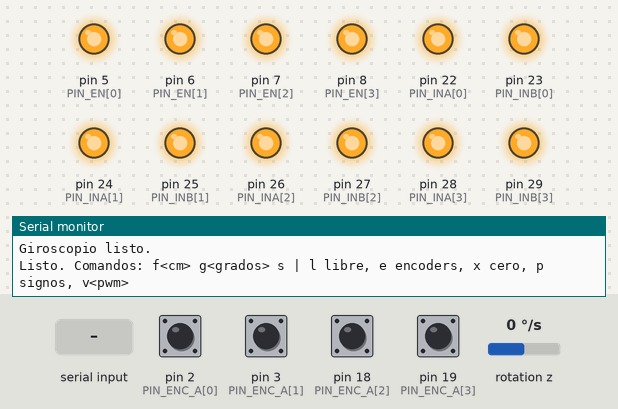
A program run on a simulated Arduino Mega 2560, built with avr-gcc and run on an emulated ATmega2560. On the bench: output pins drawn as LEDs (lit = HIGH), the last lines printed to the serial monitor. Wiring (inferred from the names in the program): MPU-6050 motion sensor at I2C address 0x68. The test bench sets the inputs (shaded band); at power-on: pin 2 (PIN_ENC_A[0]), pin 3 (PIN_ENC_A[1]), pin 18 (PIN_ENC_A[2]), pin 19 (PIN_ENC_A[3]) HIGH, rotation z 0 °/s.

Above: at 2.2 s.
2.3 s: "p\n" received over Serial
At 4.1 s:
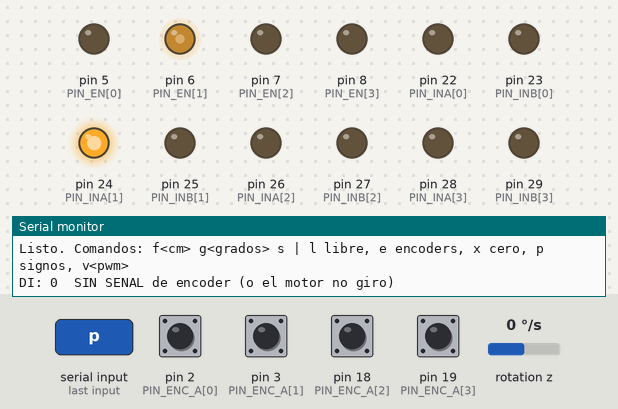
5.3 s: "f90\n" received over Serial
At 8.0 s:
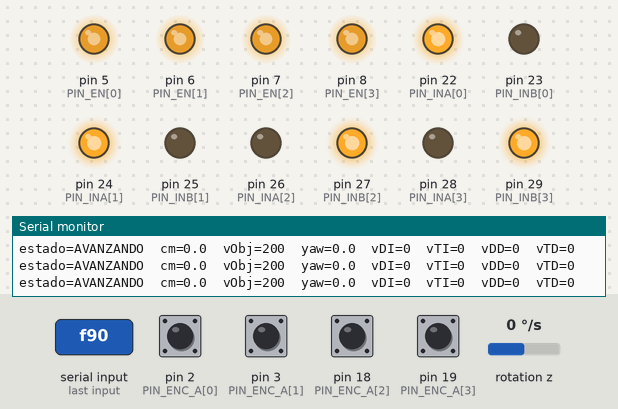
8.3 s: "g90\n" received over Serial
At 8.9 s:
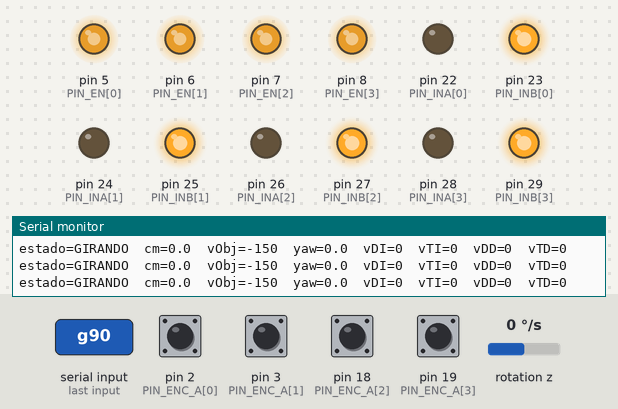
9.8 s: rotation z set to 100 °/s
At 11.9 s:
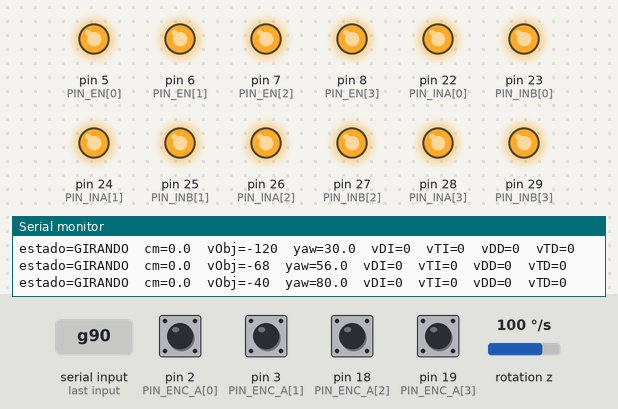
12.2 s: "g,45\n" received over Serial
At 13.1 s:
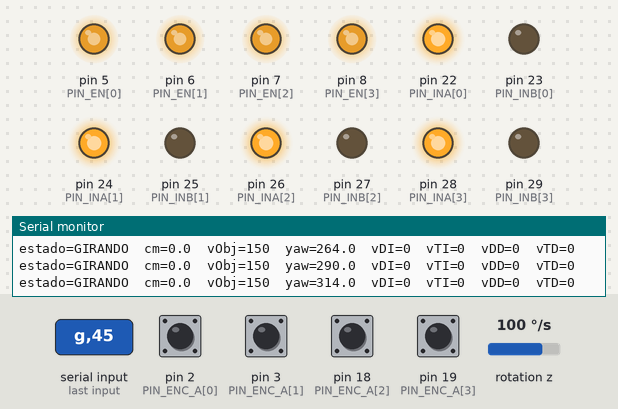
13.7 s: rotation z set to -100 °/s
At 17.5 s:
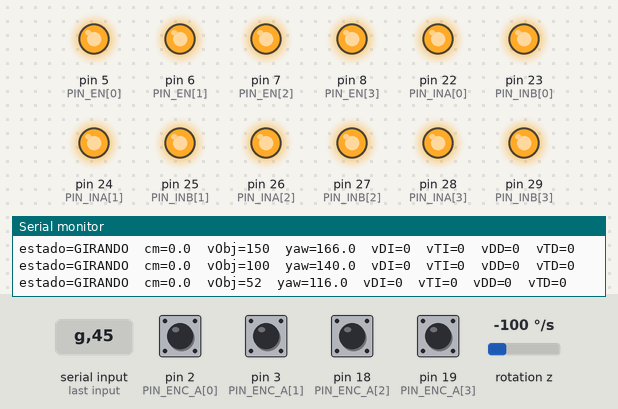
Timing chart, 0 to 17.7 s (numbered marks = the images above; inputs shaded):
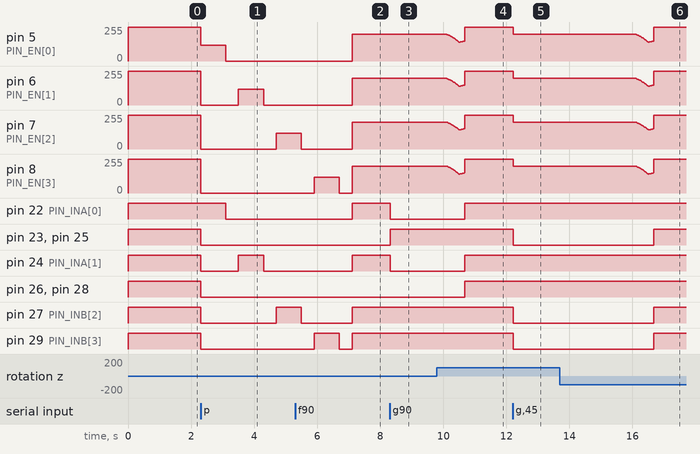

The program:

main.cpp
```cpp
#include <Arduino.h>
#include <Wire.h>
#include "config.h"
#include "pid.h"

Parametros P;

enum Estado : uint8_t { DETENIDO, AVANZANDO, GIRANDO, LIBRE };
Estado estado = DETENIDO;

//Encoders
volatile long cuentas[NUM_MOTORES] = { 0, 0, 0, 0 }; //Pulsos por encoder de motor
int8_t signoEnc[NUM_MOTORES]; //Signos + - por motor

uint32_t tInicioMov = 0;   // para el tiempo máximo de seguridad

// Cada que canal A cambia de estado se ejecuta
static inline void flancoEncoder(uint8_t i) {
  bool a = digitalRead(PIN_ENC_A[i]); //Leer canal A de encoder i
  bool b = digitalRead(PIN_ENC_B[i]); //Leer canal B de encoder i
  cuentas[i] += (a != b) ? signoEnc[i] : -signoEnc[i]; //Invertir a partir de signo y comparar encoders
}
void isrDI() { flancoEncoder(M_DI); }
void isrTI() { flancoEncoder(M_TI); }
void isrDD() { flancoEncoder(M_DD); }
void isrTD() { flancoEncoder(M_TD); }

// Proporciona fuente confiable de cuanto han girado los motores
void leerCuentas(long out[NUM_MOTORES]) {
  noInterrupts();
  for (uint8_t i = 0; i < NUM_MOTORES; i++) out[i] = cuentas[i];
  interrupts();
}

//Leer HIGH hasta que haya cambios
void iniciarEncoders() {
  for (uint8_t i = 0; i < NUM_MOTORES; i++) {
    pinMode(PIN_ENC_A[i], INPUT_PULLUP);
    pinMode(PIN_ENC_B[i], INPUT_PULLUP);
    signoEnc[i] = ENCODER_INVERTIDO[i] ? -1 : 1;
  }

  // Cada que canal A cambia de estado se ejecuta para ver posicion
  attachInterrupt(digitalPinToInterrupt(PIN_ENC_A[M_DI]), isrDI, CHANGE);
  attachInterrupt(digitalPinToInterrupt(PIN_ENC_A[M_TI]), isrTI, CHANGE);
  attachInterrupt(digitalPinToInterrupt(PIN_ENC_A[M_DD]), isrDD, CHANGE);
  attachInterrupt(digitalPinToInterrupt(PIN_ENC_A[M_TD]), isrTD, CHANGE);
}

//Motores
void iniciarMotores() {
  for (uint8_t i = 0; i < NUM_MOTORES; i++) {
    pinMode(PIN_INA[i], OUTPUT);
    pinMode(PIN_INB[i], OUTPUT);
    pinMode(PIN_EN[i], OUTPUT);
  }
}

// u con signo + = adelante pero si tiene - = atras
void motorAplicar(uint8_t i, float u) {
  if (MOTOR_INVERTIDO[i]) u = -u;
  int pwm = constrain((int)(fabs(u) + 0.5f), 0, (int)P.maxPwm); //Quedarse dentro de un rango de pwm
  if (pwm == 0) {
    //Giro sin resistencia
    digitalWrite(PIN_INA[i], LOW);
    digitalWrite(PIN_INB[i], LOW);
  } else if (u > 0) {
    //Giro con sentido
    digitalWrite(PIN_INA[i], HIGH);
    digitalWrite(PIN_INB[i], LOW);
  } else {
    //Giro con sentido contrario
    digitalWrite(PIN_INA[i], LOW);
    digitalWrite(PIN_INB[i], HIGH);
  }
  analogWrite(PIN_EN[i], pwm);
}

void frenarTodos() {
  for (uint8_t i = 0; i < NUM_MOTORES; i++) {
    digitalWrite(PIN_INA[i], HIGH);
    digitalWrite(PIN_INB[i], HIGH);
    analogWrite(PIN_EN[i], 255);   // freno activo, corriente se opne a su mov
  }
}

// Rueda libre: sin freno, para poder girar las ruedas con la mano
void soltarTodos() {
  for (uint8_t i = 0; i < NUM_MOTORES; i++) motorAplicar(i, 0);
}

//MPU eje z -- REVISAR
float yaw = 0;         // grados, continuo
float sesgoGz = 0;     // sesgo del giroscopio en cuentas crudas
bool imuOk = false;

void mpuEscribir(uint8_t reg, uint8_t val) {
  Wire.beginTransmission(MPU_DIRECCION);
  Wire.write(reg);
  Wire.write(val);
  Wire.endTransmission();
}

bool mpuLeerGiroZ(int16_t &gz) {
  Wire.beginTransmission(MPU_DIRECCION);
  Wire.write(0x47);   // GYRO_ZOUT_H
  if (Wire.endTransmission(false) != 0) return false;
  if (Wire.requestFrom((uint8_t)MPU_DIRECCION, (uint8_t)2) != 2) return false;
  uint8_t alto = Wire.read();
  uint8_t bajo = Wire.read();
  gz = (int16_t)((alto << 8) | bajo);
  return true;
}

bool mpuIniciar() {
  Wire.begin();
  Wire.setClock(400000);
  Wire.setWireTimeout(3000, true);   // si el ruido de motores traba el bus, no se cuelga
  mpuEscribir(0x6B, 0x01);   // PWR_MGMT_1: despertar
  delay(50);
  mpuEscribir(0x1A, 0x03);   // CONFIG: filtro pasa-bajas ~44Hz (quita vibracion de motores)
  mpuEscribir(0x1B, 0x08);   // GYRO_CONFIG: rango +-500 grados/s
  delay(50);
  int16_t prueba;
  return mpuLeerGiroZ(prueba);
}

// Robot QUIETO al llamar esto: promedia el giroscopio para hallar su sesgo.
void calibrarGiroscopio() {
  if (!imuOk) return;
  Serial.println(F("Calibrando giroscopio... no muevan el robot."));
  float suma = 0;
  int validas = 0;
  for (int k = 0; k < 300; k++) {
    int16_t gz;
    if (mpuLeerGiroZ(gz)) { suma += gz; validas++; }
    delay(3);
  }
  if (validas > 0) sesgoGz = suma / validas;
  yaw = 0;
  Serial.println(F("Giroscopio listo."));
}

void actualizarIMU(float dt) {
  if (!imuOk || dt > 0.1f) return;
  int16_t gz;
  if (!mpuLeerGiroZ(gz)) return;
  float velGrados = (gz - sesgoGz) / GIRO_LSB_POR_GPS * YAW_SIGNO;
  yaw += velGrados * dt;
}

//Lazos de control
//Crear objetos PID
PID pidVel[NUM_MOTORES];
PID pidRumbo;
PID pidGiro;

float velMedida[NUM_MOTORES]   = { 0, 0, 0, 0 };   // velocidad real por rueda en mm/s
float velObjetivo[NUM_MOTORES] = { 0, 0, 0, 0 };   // target por rueda en mm/s
long cuentasPrevias[NUM_MOTORES] = { 0, 0, 0, 0 }; //conteo del encoder de la lectura pasada

float yawObjetivo = 0;
float vBase = 0;
float distObjetivoMM = 0;
long cuentasInicio[NUM_MOTORES];

void aplicarParametros() {
  for (uint8_t i = 0; i < NUM_MOTORES; i++)
    pidVel[i].configurar(P.velKp, P.velKi, 0.0f, P.maxPwm, P.velIntMax);
  pidRumbo.configurar(P.rumboKp, P.rumboKi, P.rumboKd, P.rumboMax, P.rumboMax * 0.5f);
  pidGiro.configurar(P.giroKp, 0.0f, P.giroKd, P.giroMax, 0.0f);
}

//Retroalimentacion aplicada a los 4 PID, cada 20ms
void medirVelocidades(float dt) {
  long c[NUM_MOTORES];
  leerCuentas(c);
  for (uint8_t i = 0; i < NUM_MOTORES; i++) {
    float v = (c[i] - cuentasPrevias[i]) * MM_POR_TICK / dt;
    cuentasPrevias[i] = c[i];
    velMedida[i] += P.velFiltro * (v - velMedida[i]);
  }
}

void lazoVelocidad(float objIzq, float objDer, float dt) {
  velObjetivo[M_DI] = velObjetivo[M_TI] = objIzq;
  velObjetivo[M_DD] = velObjetivo[M_TD] = objDer;
  for (uint8_t i = 0; i < NUM_MOTORES; i++) {
    float obj = velObjetivo[i];
    float ff = 0;
    if (obj > 0.5f)       ff =   P.pwmArranque[i] + P.ffGanancia[i] * obj;
    else if (obj < -0.5f) ff = -(P.pwmArranque[i] - P.ffGanancia[i] * obj);
    float u = pidVel[i].calcular(obj, velMedida[i], dt, ff);
    motorAplicar(i, u);
  }
}

// Cuánto ha avanzado el robot desde que empezó el movimiento actual promediando los 4 encoders
float recorridoMM() {
  long c[NUM_MOTORES];
  leerCuentas(c);
  float suma = 0;
  for (uint8_t i = 0; i < NUM_MOTORES; i++) suma += (c[i] - cuentasInicio[i]);
  return suma / NUM_MOTORES * MM_POR_TICK;
}

void terminarMovimiento() {
  frenarTodos();
  vBase = 0;
  estado = DETENIDO;
}

// Avanzar recto una distancia
void pasoAvanzar(float dt) {
  float restante = distObjetivoMM - recorridoMM();
  if (fabs(restante) <= P.distTol || restante * distObjetivoMM < 0) {
    terminarMovimiento();
    return;
  }
  float vDeseada = constrain(P.distKp * fabs(restante), P.vMin, P.vMax);
  if (restante < 0) vDeseada = -vDeseada;
  if (fabs(vDeseada) > fabs(vBase)) {
    float paso = P.acel * dt;
    vBase += constrain(vDeseada - vBase, -paso, paso);
  } else {
    vBase = vDeseada;
  }
  float dv = pidRumbo.calcular(yawObjetivo, yaw, dt);
  lazoVelocidad(vBase - dv, vBase + dv, dt);
}

//Girar en su lugar
void pasoGirar(float dt) {
  float error = yawObjetivo - yaw;
  if (fabs(error) <= P.giroTol) {
    terminarMovimiento();
    return;
  }
  float dv = pidGiro.calcular(yawObjetivo, yaw, dt);
  if (fabs(dv) < P.giroMin) dv = (error > 0) ? P.giroMin : -P.giroMin;
  lazoVelocidad(-dv, dv, dt);
}

void iniciarAvance(float mm) {
  for (uint8_t i = 0; i < NUM_MOTORES; i++) pidVel[i].reiniciar();
  leerCuentas(cuentasInicio);
  distObjetivoMM = mm;
  vBase = 0;
  pidRumbo.reiniciar();
  // yawObjetivo NO se toca: se mantiene el rumbo nominal que dejó el último
  // giro, así el error de un giro se corrige al avanzar en vez de acumularse.
  tInicioMov = millis();
  estado = AVANZANDO;
  Serial.print(F("Avanzando ")); Serial.print(mm / 10.0f, 1); Serial.println(F(" cm"));
}

void iniciarGiro(float grados) {
  for (uint8_t i = 0; i < NUM_MOTORES; i++) pidVel[i].reiniciar();
  yawObjetivo += grados;   // relativo al rumbo NOMINAL, no al yaw medido
  pidGiro.reiniciar();
  tInicioMov = millis();
  estado = GIRANDO;
  Serial.print(F("Girando ")); Serial.print(grados); Serial.println(F(" grados"));
}

void detenerTodo() {
  frenarTodos();
  vBase = 0;
  estado = DETENIDO;
  Serial.println(F("Detenido."));
}

// ---- Pruebas en lazo abierto (sin PID). Robot LEVANTADO, ruedas al aire ----
const char* const NOMBRE_MOTOR[NUM_MOTORES] = { "DI", "TI", "DD", "TD" };

void imprimirCuentas() {
  long c[NUM_MOTORES];
  leerCuentas(c);
  for (uint8_t i = 0; i < NUM_MOTORES; i++) {
    Serial.print(NOMBRE_MOTOR[i]); Serial.print('='); Serial.print(c[i]); Serial.print(F("  "));
  }
  Serial.println();
}

// 'p': cada motor solo, PWM 120 por 0.8 s. Debe girar ADELANTE y contar POSITIVO.
void pruebaSignos() {
  soltarTodos();
  for (uint8_t i = 0; i < NUM_MOTORES; i++) {
    long a[NUM_MOTORES], b[NUM_MOTORES];
    leerCuentas(a);
    motorAplicar(i, 120);
    delay(800);
    motorAplicar(i, 0);
    delay(400);
    leerCuentas(b);
    long d = b[i] - a[i];
    Serial.print(NOMBRE_MOTOR[i]); Serial.print(F(": ")); Serial.print(d);
    if (labs(d) < 20)  Serial.println(F("  SIN SENAL de encoder (o el motor no giro)"));
    else if (d > 0)    Serial.println(F("  positivo -> OK si la rueda giro ADELANTE"));
    else               Serial.println(F("  NEGATIVO -> si giro adelante: cambiar ENCODER_INVERTIDO"));
  }
  Serial.println(F("Si una rueda giro hacia ATRAS: cambiar MOTOR_INVERTIDO de ese motor."));
}

// 'v<pwm>': los 4 motores al mismo PWM fijo; imprime la velocidad real en mm/s.
// Sirve para calcular ffGanancia y pwmArranque.
void pruebaVelocidad(int pwm) {
  pwm = constrain(pwm, 0, (int)P.maxPwm);
  for (uint8_t i = 0; i < NUM_MOTORES; i++) motorAplicar(i, pwm);
  delay(700);                                   // dejar que se estabilice
  long a[NUM_MOTORES], b[NUM_MOTORES];
  leerCuentas(a);
  delay(1000);
  leerCuentas(b);
  soltarTodos();
  Serial.print(F("PWM ")); Serial.print(pwm); Serial.print(F(" -> mm/s: "));
  for (uint8_t i = 0; i < NUM_MOTORES; i++) {
    Serial.print(NOMBRE_MOTOR[i]); Serial.print('=');
    Serial.print((b[i] - a[i]) * MM_POR_TICK, 0); Serial.print(F("  "));
  }
  Serial.println();
}

void procesarComando(char* linea) {
  char cmd = linea[0];
  float valor = atof(linea + 1);
  bool quieto = (estado == DETENIDO || estado == LIBRE);
  switch (cmd) {
    case 'f': iniciarAvance(valor * 10.0f); break;   // valor en CENTIMETROS
    case 'g': iniciarGiro(valor); break;
    case 's': detenerTodo(); break;
    case 'l': soltarTodos(); estado = LIBRE;
              Serial.println(F("Ruedas LIBRES (s para frenar)")); break;
    case 'e': imprimirCuentas(); break;
    case 'x': noInterrupts();
              for (uint8_t i = 0; i < NUM_MOTORES; i++) cuentas[i] = 0;
              interrupts();
              leerCuentas(cuentasPrevias);
              Serial.println(F("Encoders en 0")); break;
    case 'p': if (quieto) pruebaSignos(); break;
    case 'v': if (quieto) pruebaVelocidad((int)valor); break;
    default:  Serial.println(F("Comandos: f<cm> g<grados> s | l libre, e encoders, x cero, p signos, v<pwm>"));
  }
}

void leerSerial() {
  static char linea[24];
  static uint8_t largo = 0;
  while (Serial.available()) {
    char c = Serial.read();
    if (c == '\n' || c == '\r') {
      if (largo > 0) { linea[largo] = '\0'; procesarComando(linea); largo = 0; }
    } else if (largo < sizeof(linea) - 1) {
      linea[largo++] = c;
    }
  }
}

void imprimirDebug() {
   static uint32_t tUltimo = 0;
  if (estado == DETENIDO) return;          // no llenar el monitor si está quieto
  if (millis() - tUltimo < 250) return;
  tUltimo = millis();
  if (estado == LIBRE) { imprimirCuentas(); return; }
  const char* nombre = (estado == AVANZANDO) ? "AVANZANDO" : "GIRANDO";
  Serial.print(F("estado=")); Serial.print(nombre);
  Serial.print(F("  cm="));   Serial.print(recorridoMM() / 10.0f, 1);
  Serial.print(F("  vObj="));  Serial.print(velObjetivo[M_DI], 0);
  Serial.print(F("  yaw="));  Serial.print(yaw, 1);
  Serial.print(F("  vDI="));  Serial.print(velMedida[M_DI], 0);
  Serial.print(F("  vTI="));  Serial.print(velMedida[M_TI], 0);
  Serial.print(F("  vDD="));  Serial.print(velMedida[M_DD], 0);
  Serial.print(F("  vTD="));  Serial.print(velMedida[M_TD], 0);
  Serial.println();
}

uint32_t tControl = 0;
const uint32_t CONTROL_PERIODO_MS = 20;   // 50 Hz para toda la cascada

void setup() {
  Serial.begin(115200);
  iniciarMotores();
  frenarTodos();
  iniciarEncoders();
  aplicarParametros();

  imuOk = mpuIniciar();
  if (imuOk) {
    calibrarGiroscopio();
  } else {
    Serial.println(F("!! MPU6050 no responde: revisar SDA->20, SCL->21, VCC, GND."));
    Serial.println(F("   Avanzar en linea recta no va a corregir rumbo; girar no funcionara."));
  }

  Serial.println(F("Listo. Comandos: f<cm> g<grados> s | l libre, e encoders, x cero, p signos, v<pwm>"));
  tControl = millis();
}

void loop() {
  uint32_t ahora = millis();
  if (ahora - tControl >= CONTROL_PERIODO_MS) {
    float dt = (ahora - tControl) / 1000.0f;
    tControl = ahora;

    actualizarIMU(dt);
    medirVelocidades(dt);

        switch (estado) {
      case DETENIDO:  frenarTodos();   break;
      case LIBRE:     soltarTodos();   break;
      case AVANZANDO: pasoAvanzar(dt); break;
      case GIRANDO:   pasoGirar(dt);   break;
    }

    // Seguridad: si un movimiento tarda demasiado (signo de encoder mal,
    // robot atorado), se detiene en lugar de seguir para siempre.
    if ((estado == AVANZANDO || estado == GIRANDO) && millis() - tInicioMov > TIEMPO_MAX_MOV_MS) {
      detenerTodo();
      Serial.println(F("!! Tiempo maximo excedido. Revisar signos con 'p'."));
    }
}

  leerSerial();
  imprimirDebug();
}
```

pid.h
```cpp
#pragma once
#include <Arduino.h>

class PID {
  public:
    void configurar(float kp, float ki, float kd, float salidaMax, float intMax) {
      Kp = kp; Ki = ki; Kd = kd;
      this->salidaMax = salidaMax;
      this->intMax = intMax;
    }

        // salida = ff + Kp*error + I + D
    float calcular(float setpoint, float medido, float dt, float ff = 0.0f) {
      if (dt <= 0.0f) return constrain(ff, -salidaMax, salidaMax);
      float error = setpoint - medido;

      float derivada = primera ? 0.0f : -(medido - medidoPrevio) / dt;
      medidoPrevio = medido;
      primera = false;

      float integralNueva = constrain(integral + Ki * error * dt, -intMax, intMax);
      float prueba = ff + Kp * error + integralNueva + Kd * derivada;
      bool saturaArriba = (prueba >  salidaMax) && (error > 0);
      bool saturaAbajo  = (prueba < -salidaMax) && (error < 0);
      if (!saturaArriba && !saturaAbajo) integral = integralNueva;

      float salida = ff + Kp * error + integral + Kd * derivada;
      return constrain(salida, -salidaMax, salidaMax);
    }

    // Llamar SIEMPRE al iniciar un movimiento nuevo
    void reiniciar() {
      integral = 0;
      primera = true;
    }

  private:
    float Kp = 0, Ki = 0, Kd = 0;
    float salidaMax = 255, intMax = 255;
    float integral = 0;      // ya multiplicada por Ki
    float medidoPrevio = 0;
    bool primera = true;
};
```

config.h
```cpp
#pragma once
#include <Arduino.h>

constexpr uint8_t NUM_MOTORES = 4; //En momento de compilacion
enum { M_DI = 0, M_TI = 1, M_DD = 2, M_TD = 3 }; //Crear constantes por motor

// Pines Motores -> DI, TI, DD, TD
const uint8_t PIN_INA[NUM_MOTORES] = { 22, 24, 26, 28 }; //IN1
const uint8_t PIN_INB[NUM_MOTORES] = { 23, 25, 27, 29 }; //IN2
const uint8_t PIN_EN[NUM_MOTORES]  = {  5,  6,  7,  8 }; //ENA

//Pines encoders con interrupcion -> DI, TI, DD, TD
const uint8_t PIN_ENC_A[NUM_MOTORES] = {  2,  3, 18, 19 }; //Cable Amarillo Señal A del Encoder
const uint8_t PIN_ENC_B[NUM_MOTORES] = { 30, 31, 32, 33 }; //Cable Negro Señal B del Encoder

//Para no recablear, cambiar valor aqui de signo si algo gira mal
const bool MOTOR_INVERTIDO[NUM_MOTORES]   = { false, false, true, true };
const bool ENCODER_INVERTIDO[NUM_MOTORES] = { true, true, false, false };

constexpr float DIAMETRO_RUEDA_MM = 68.0f;    // CALIBRADO
constexpr float TICKS_POR_VUELTA  = 989.5f;   // CALBIRADO

// Ajuste fino: pedir f100 (1 m), medir con cinta lo que avanzó en realidad y
// poner FACTOR_DISTANCIA = real_cm / 100. Ej: avanzó 96 cm -> 0.96
constexpr float FACTOR_DISTANCIA  = 2.55f;
constexpr float MM_POR_TICK = PI * DIAMETRO_RUEDA_MM / TICKS_POR_VUELTA * FACTOR_DISTANCIA;

// Seguridad: ningún movimiento puede durar más que esto
constexpr uint32_t TIEMPO_MAX_MOV_MS = 8000;

// MPU6050 - giroscopio
constexpr uint8_t MPU_DIRECCION = 0x68;
constexpr float GIRO_LSB_POR_GPS = 65.5f;   // sensibilidad para el rango +-500 grados/s
constexpr float YAW_SIGNO = 1.0f;           // cambiar a -1.0f si el yaw crece al reves

// Ajustar en vivo -> Ganancias PID
struct Parametros {
  // Velocidad de cada motor (PI + feedforward)
  float velKp = 0.4f; //Que tanto reacciona cada rueda frente al error
  float velKi = 1.5f; //Que tanto tiempo esta diespuesta a esperar si falla mucho
  float velIntMax = 100.0f; //Limite de frustracion p rueda
  float velFiltro = 0.3f;  //
  float pwmArranque[NUM_MOTORES] = { 40, 40, 47, 45 };          // Calibrar PWM minimo para que cada rueda empiece a girar
  float ffGanancia[NUM_MOTORES]  = { 0.9345f, 0.9259f, 0.9090f, 0.9259f };  // Calibrar qué tan rápido sube el PWM mientras pido velocidad

  //DI=304  TI=308  DD=312  TD=318
  //DI=411  TI=416  DD=422  TD=426

  // Mantener rumbo recto
  //Esto es por lado
  float rumboKp = 2.0f;
  float rumboKi = 0.0f;
  float rumboKd = 0.0f;
  float rumboMax = 60.0f;    // limite de la correccion diferencial entre lados

  // Girar donde este
  float giroKp = 2.0f;
  float giroKd = 0.0f;
  float giroMax = 150.0f;
  float giroMin = 40.0f;     // Vencer la friccion
  float giroTol = 2.0f;      // Grados para dar el giro terminado

  // Distancia a recorrer
  float distKp = 1.0f;
  float vMax = 200.0f;       // mm/s
  float vMin = 40.0f;
  float distTol = 5.0f;      // mm de tolerancia
  float acel = 400.0f;       // mm/s^2, rampa solo al acelerar

  float maxPwm = 200.0f;     // Limite de PWM real
};
```

Measured:
- after the input at 2.3 s, pin 5 (PIN_EN[0]): 255/255 → 120/255 at once, → 0/255 0.80 s later; pin 6 (PIN_EN[1]): 255/255 → 0/255 at once, → 120/255 1.2 s later, → 0/255 0.80 s later; pin 7 (PIN_EN[2]): 255/255 → 0/255 at once, → 120/255 2.4 s later; pin 8 (PIN_EN[3]): 255/255 → 0/255 at once; pin 22 (PIN_INA[0]): HIGH → LOW after 0.80 s
- after the input at 5.3 s, pin 5 (PIN_EN[0]), pin 6 (PIN_EN[1]): 0/255 → 200/255 after 1.8 s; pin 23 (PIN_INB[0]), pin 25 (PIN_INB[1]), pin 26 (PIN_INA[2]), pin 28 (PIN_INA[3]): stays LOW (without the input it goes to HIGH after 1.8 s)
- after the input at 8.3 s, pin 22 (PIN_INA[0]), pin 24 (PIN_INA[1]): HIGH → LOW at once; pin 23 (PIN_INB[0]), pin 25 (PIN_INB[1]): LOW → HIGH at once
- after the input at 9.8 s, pin 22 (PIN_INA[0]), pin 24 (PIN_INA[1]), pin 26 (PIN_INA[2]), pin 28 (PIN_INA[3]): LOW → HIGH after 0.88 s
- after the input at 12.2 s, pin 5 (PIN_EN[0]), pin 6 (PIN_EN[1]), pin 7 (PIN_EN[2]), pin 8 (PIN_EN[3]): 255/255 → 200/255 at once; pin 23 (PIN_INB[0]), pin 25 (PIN_INB[1]), pin 27 (PIN_INB[2]), pin 29 (PIN_INB[3]): HIGH → LOW at once
- after the input at 13.7 s, pin 23 (PIN_INB[0]), pin 25 (PIN_INB[1]), pin 27 (PIN_INB[2]), pin 29 (PIN_INB[3]): LOW → HIGH after 3.0 s
